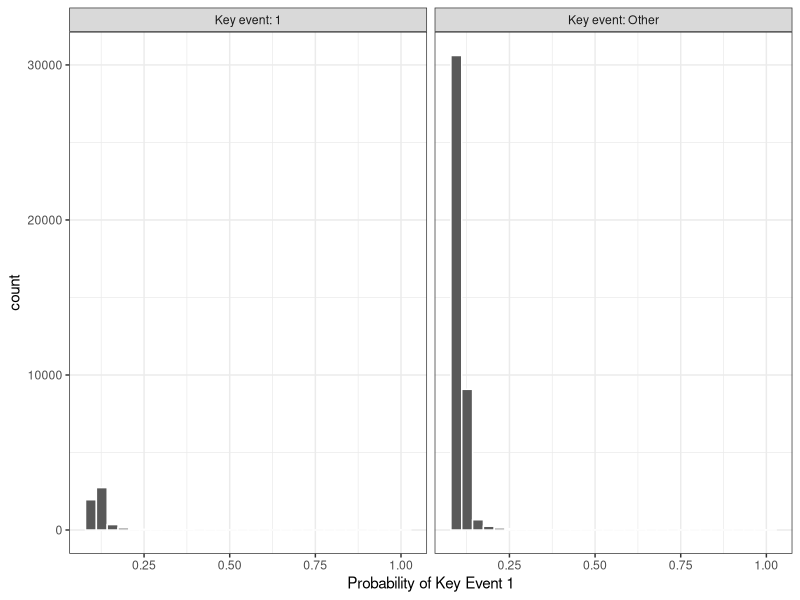
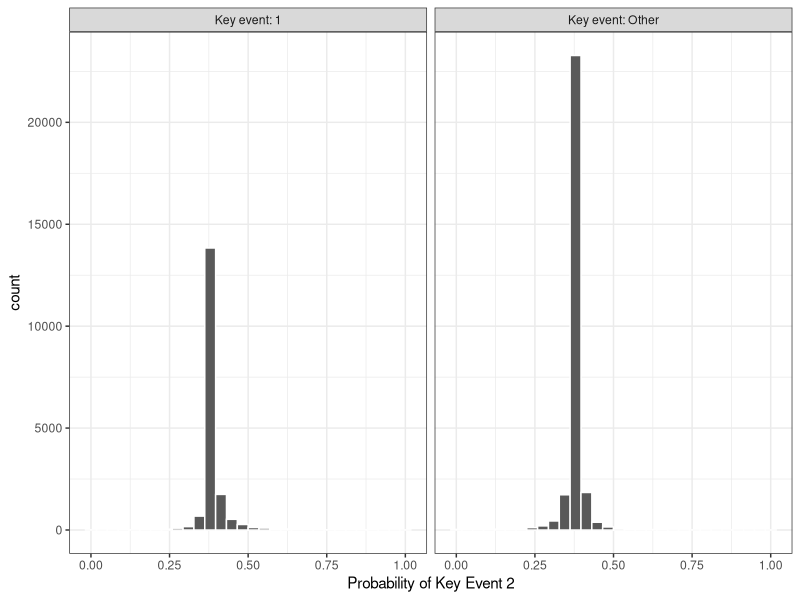
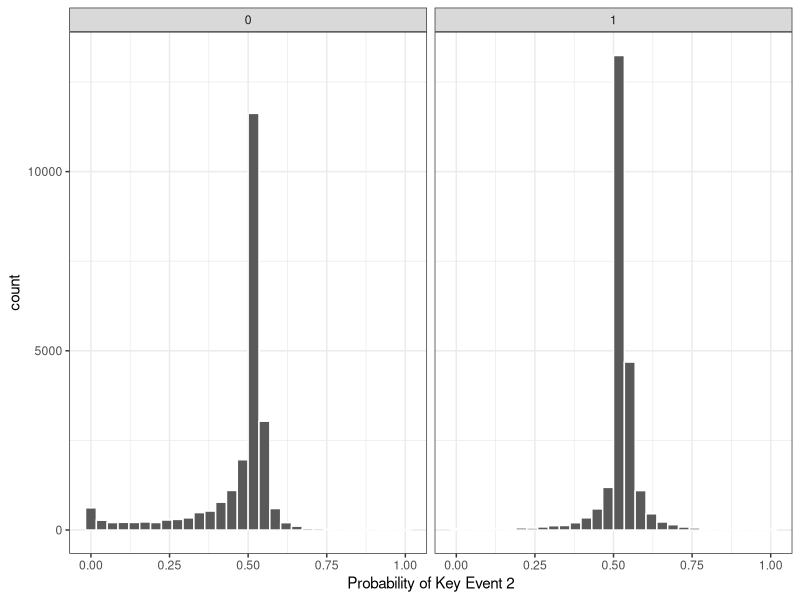

Write R code to recreate these figures, in order.
#Pedro will carry out the discontinuity test re the key events (as suggested by the reviewer#2). 
#I've given him the attached as re the sequence of minor/major external events, 
#(which signified the progression of Makerbot's proprietary strategy from benign to aggressive)
#With the discontinuity test, this will give us some indication of whether the influence and benefits of PC 
#on design innovation will still hold

library(MatchIt)
library(tidyverse)
license.df<-read.csv("Data/AggreatedData.csv")
license.df<-na.omit(license.df)
license.df$Dummy1<-ifelse(license.df$key.event==1,1,0)
license.df$Dummy2<-ifelse(license.df$key.event==2,1,0)
license.df$Dummy3<-ifelse(license.df$key.event==3,1,0)

#Diferences in differences (Key Event 1)
license.df %>%
  group_by(Dummy1) %>%
  summarise(count = n(),
            mean = mean(out),
            std_error = sd(out) / sqrt(count))
license.df %>%
  mutate(test = (out - mean(out)) / sd(out)) %>% 
  group_by(Dummy1) %>%
  summarise(mean = mean(test))
with(license.df, t.test(out ~ Dummy1))


#Diferences in differences (Key Event 2)
license.df %>%
  group_by(Dummy2) %>%
  summarise(count = n(),
            mean = mean(out),
            std_error = sd(out) / sqrt(count))
license.df %>%
  mutate(test = (out - mean(out)) / sd(out)) %>% 
  group_by(Dummy2) %>%
  summarise(mean = mean(test))
with(license.df, t.test(out ~ Dummy2))

#Diferences in differences (Key Event 2)
license.df %>%
  group_by(Dummy3) %>%
  summarise(count = n(),
            mean = mean(out),
            std_error = sd(out) / sqrt(count))
license.df %>%
  mutate(test = (out - mean(out)) / sd(out)) %>% 
  group_by(Dummy3) %>%
  summarise(mean = mean(test))
with(license.df, t.test(out ~ Dummy3))


#Propensity Score (Key Event 1)
m_ps1 <- glm(Dummy1 ~ files_count+ thing_like_count+collection_count,
            family = binomial(), data = license.df)
summary(m_ps1)
prs_df <- data.frame(pr_score = predict(m_ps1, type = "response"),
                     Dummy1 = m_ps1$model$Dummy1)
labs <- paste("Key event:", c("1", "Other"))
prs_df %>%
  mutate(Dummy1 = ifelse(Dummy1 == 1, labs[1], labs[2])) %>%
  ggplot(aes(x = pr_score)) +
  geom_histogram(color = "white") +
  facet_wrap(~Dummy1) +
  xlab("Probability of Key Event 1") +
  theme_bw()


#Propensity Score (Key Event 2)
m_ps2 <- glm(Dummy2 ~ files_count+ thing_like_count+collection_count,
            family = binomial(), data = license.df)
summary(m_ps2)
prs_df <- data.frame(pr_score = predict(m_ps2, type = "response"),
                     Dummy2 = m_ps2$model$Dummy2)
labs <- paste("Key event:", c("1", "Other"))
prs_df %>%
  mutate(Dummy2 = ifelse(Dummy2 == 1, labs[1], labs[2])) %>%
  ggplot(aes(x = pr_score)) +
  geom_histogram(color = "white") +
  facet_wrap(~Dummy2) +
  xlab("Probability of Key Event 2") +
  theme_bw()


#Propensity Score (Key Event 3)
m_ps3 <- glm(Dummy3 ~ files_count+ thing_like_count+collection_count,
            family = binomial(), data = license.df)
summary(m_ps3)
prs_df <- data.frame(pr_score = predict(m_ps3, type = "response"),
                     Dummy3 = m_ps3$model$Dummy3)
labs <- paste("Key event:", c("1", "Other"))
prs_df %>%
  mutate(Dummy2 = ifelse(Dummy3 == 1, labs[1], labs[2])) %>%
  ggplot(aes(x = pr_score)) +
  geom_histogram(color = "white") +
  facet_wrap(~Dummy3) +
  xlab("Probability of Key Event 2") +
  theme_bw()

#Matching Algorithm (Key Event 1)
mod_match <- matchit(Dummy1 ~ files_count+ thing_like_count+collection_count,
                     method = "nearest", data = license.df)
dta_m <- match.data(mod_match)
with(dta_m, t.test(out ~ Dummy1))

#Matching Algorithm (Key Event 2)
mod_match <- matchit(Dummy2 ~ files_count+ thing_like_count+collection_count,
                     method = "nearest", data = license.df)
dta_m <- match.data(mod_match)
with(dta_m, t.test(out ~ Dummy2))

#Matching Algorithm (Key Event 3)
mod_match <- matchit(Dummy3 ~ files_count+ thing_like_count+collection_count,
                     method = "nearest", data = license.df)
dta_m <- match.data(mod_match)
with(dta_m, t.test(out ~ Dummy3))
